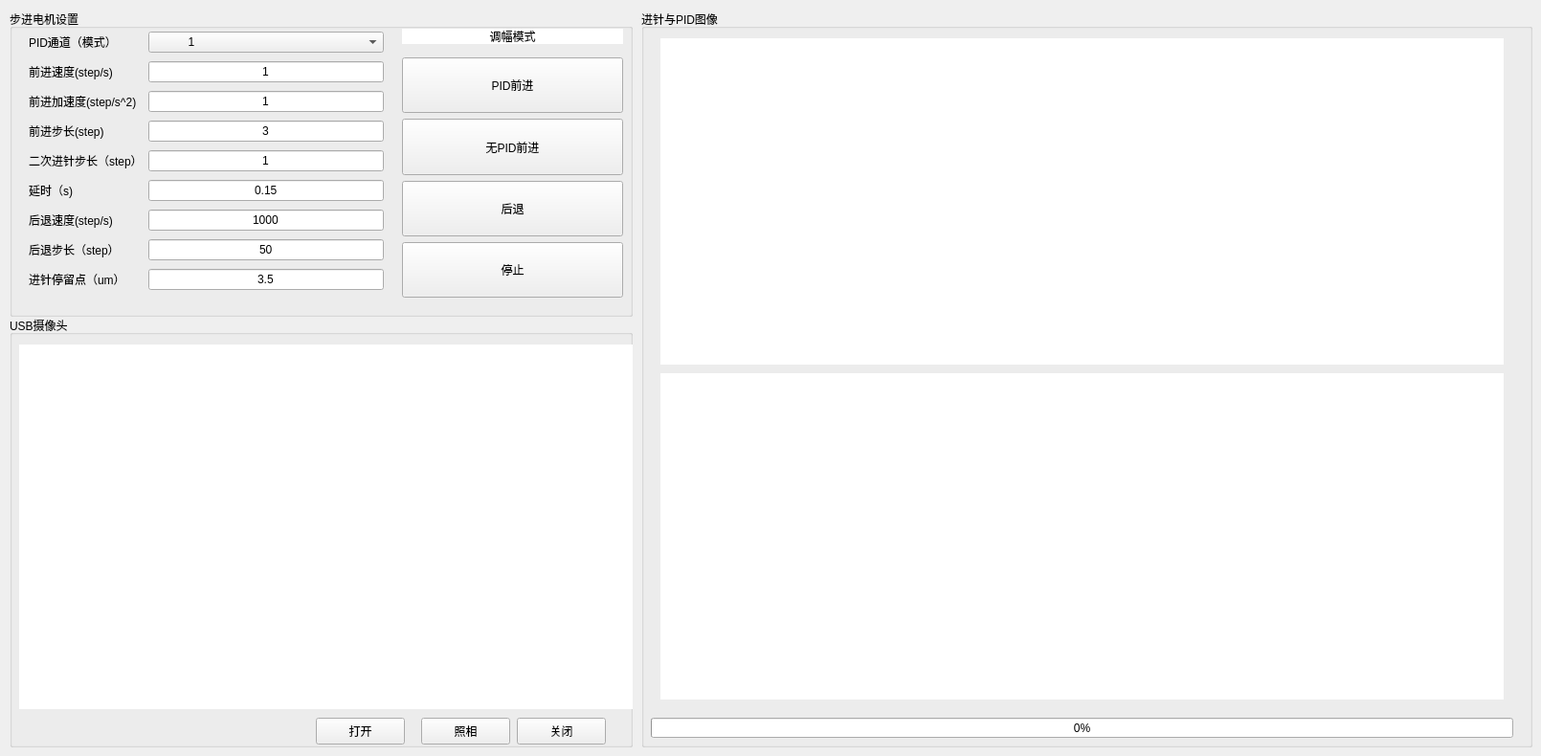
    <widget class="QWidget" name="tab_approach">
     <attribute name="title">
      <string>进针</string>
     </attribute>
     <widget class="QGroupBox" name="groupBox_motor_setting">
      <property name="geometry">
       <rect>
        <x>10</x>
        <y>10</y>
        <width>651</width>
        <height>321</height>
       </rect>
      </property>
      <property name="title">
       <string>步进电机设置</string>
      </property>
      <widget class="QWidget" name="layoutWidget">
       <property name="geometry">
        <rect>
         <x>410</x>
         <y>50</y>
         <width>231</width>
         <height>251</height>
        </rect>
       </property>
       <property name="sizePolicy">
        <sizepolicy hsizetype="Preferred" vsizetype="Preferred">
         <horstretch>0</horstretch>
         <verstretch>0</verstretch>
        </sizepolicy>
       </property>
       <layout class="QGridLayout" name="gridLayout">
        <item row="0" column="0">
         <widget class="QPushButton" name="pushButton_approach">
          <property name="sizePolicy">
           <sizepolicy hsizetype="Minimum" vsizetype="Preferred">
            <horstretch>0</horstretch>
            <verstretch>0</verstretch>
           </sizepolicy>
          </property>
          <property name="text">
           <string>PID前进</string>
          </property>
         </widget>
        </item>
        <item row="1" column="0">
         <widget class="QPushButton" name="pushButton_approach_2">
          <property name="sizePolicy">
           <sizepolicy hsizetype="Minimum" vsizetype="Preferred">
            <horstretch>0</horstretch>
            <verstretch>0</verstretch>
           </sizepolicy>
          </property>
          <property name="text">
           <string>无PID前进</string>
          </property>
         </widget>
        </item>
        <item row="2" column="0">
         <widget class="QPushButton" name="pushButton_back">
          <property name="sizePolicy">
           <sizepolicy hsizetype="Minimum" vsizetype="Preferred">
            <horstretch>0</horstretch>
            <verstretch>0</verstretch>
           </sizepolicy>
          </property>
          <property name="text">
           <string>后退</string>
          </property>
         </widget>
        </item>
        <item row="3" column="0">
         <widget class="QPushButton" name="pushButton_approach_stop">
          <property name="sizePolicy">
           <sizepolicy hsizetype="Minimum" vsizetype="Preferred">
            <horstretch>0</horstretch>
            <verstretch>0</verstretch>
           </sizepolicy>
          </property>
          <property name="text">
           <string>停止</string>
          </property>
         </widget>
        </item>
       </layout>
      </widget>
      <widget class="QLabel" name="label_approach_pid_state">
       <property name="geometry">
        <rect>
         <x>410</x>
         <y>20</y>
         <width>231</width>
         <height>16</height>
        </rect>
       </property>
       <property name="styleSheet">
        <string notr="true">background-color: rgb(255, 255, 255);</string>
       </property>
       <property name="text">
        <string>调幅模式</string>
       </property>
       <property name="alignment">
        <set>Qt::AlignCenter</set>
       </property>
      </widget>
      <widget class="QWidget" name="layoutWidget">
       <property name="geometry">
        <rect>
         <x>20</x>
         <y>20</y>
         <width>371</width>
         <height>281</height>
        </rect>
       </property>
       <layout class="QGridLayout" name="gridLayout_10">
        <item row="0" column="0">
         <widget class="QLabel" name="label_approach_mode">
          <property name="text">
           <string>PID通道（模式）</string>
          </property>
         </widget>
        </item>
        <item row="0" column="1">
         <widget class="QComboBox" name="comboBox_approach_mode">
          <item>
           <property name="text">
            <string>           1</string>
           </property>
          </item>
          <item>
           <property name="text">
            <string>           2</string>
           </property>
          </item>
         </widget>
        </item>
        <item row="1" column="0">
         <widget class="QLabel" name="label_approach_speed">
          <property name="text">
           <string>前进速度(step/s)</string>
          </property>
         </widget>
        </item>
        <item row="1" column="1">
         <widget class="QLineEdit" name="lineEdit_approach_speed">
          <property name="text">
           <string>1</string>
          </property>
          <property name="alignment">
           <set>Qt::AlignCenter</set>
          </property>
         </widget>
        </item>
        <item row="2" column="0">
         <widget class="QLabel" name="label_approach_acceleration">
          <property name="text">
           <string>前进加速度(step/s^2)</string>
          </property>
         </widget>
        </item>
        <item row="2" column="1">
         <widget class="QLineEdit" name="lineEdit_approach_acceleration">
          <property name="text">
           <string>1</string>
          </property>
          <property name="alignment">
           <set>Qt::AlignCenter</set>
          </property>
         </widget>
        </item>
        <item row="3" column="0">
         <widget class="QLabel" name="label_approach_step">
          <property name="text">
           <string>前进步长(step)</string>
          </property>
         </widget>
        </item>
        <item row="3" column="1">
         <widget class="QLineEdit" name="lineEdit_approach_step">
          <property name="text">
           <string>3</string>
          </property>
          <property name="alignment">
           <set>Qt::AlignCenter</set>
          </property>
         </widget>
        </item>
        <item row="4" column="0">
         <widget class="QLabel" name="label_second_approach_step">
          <property name="text">
           <string>二次进针步长（step）</string>
          </property>
         </widget>
        </item>
        <item row="4" column="1">
         <widget class="QLineEdit" name="lineEdit_second_approach_step">
          <property name="text">
           <string>1</string>
          </property>
          <property name="alignment">
           <set>Qt::AlignCenter</set>
          </property>
         </widget>
        </item>
        <item row="5" column="0">
         <widget class="QLabel" name="label_approach_delaytime">
          <property name="text">
           <string>延时（s)</string>
          </property>
         </widget>
        </item>
        <item row="5" column="1">
         <widget class="QLineEdit" name="lineEdit_approach_delaytime">
          <property name="text">
           <string>0.15</string>
          </property>
          <property name="alignment">
           <set>Qt::AlignCenter</set>
          </property>
         </widget>
        </item>
        <item row="6" column="0">
         <widget class="QLabel" name="label_back_speed">
          <property name="text">
           <string>后退速度(step/s)</string>
          </property>
         </widget>
        </item>
        <item row="6" column="1">
         <widget class="QLineEdit" name="lineEdit_back_speed">
          <property name="text">
           <string>1000</string>
          </property>
          <property name="alignment">
           <set>Qt::AlignCenter</set>
          </property>
         </widget>
        </item>
        <item row="7" column="0">
         <widget class="QLabel" name="label_back_step">
          <property name="text">
           <string>后退步长（step）</string>
          </property>
         </widget>
        </item>
        <item row="7" column="1">
         <widget class="QLineEdit" name="lineEdit_back_step">
          <property name="text">
           <string>50</string>
          </property>
          <property name="alignment">
           <set>Qt::AlignCenter</set>
          </property>
         </widget>
        </item>
        <item row="8" column="0">
         <widget class="QLabel" name="label_approach_aux_point">
          <property name="text">
           <string>进针停留点（um）</string>
          </property>
         </widget>
        </item>
        <item row="8" column="1">
         <widget class="QLineEdit" name="lineEdit_approach_aux_point">
          <property name="text">
           <string>3.5</string>
          </property>
          <property name="alignment">
           <set>Qt::AlignCenter</set>
          </property>
         </widget>
        </item>
       </layout>
      </widget>
     </widget>
     <widget class="QGroupBox" name="groupBox_usb_camera">
      <property name="geometry">
       <rect>
        <x>10</x>
        <y>330</y>
        <width>651</width>
        <height>451</height>
       </rect>
      </property>
      <property name="title">
       <string>USB摄像头</string>
      </property>
      <widget class="QPushButton" name="pushButton_usb_camera_open">
       <property name="geometry">
        <rect>
         <x>320</x>
         <y>420</y>
         <width>93</width>
         <height>28</height>
        </rect>
       </property>
       <property name="text">
        <string>打开</string>
       </property>
      </widget>
      <widget class="QPushButton" name="pushButton_usb_camera_close">
       <property name="geometry">
        <rect>
         <x>530</x>
         <y>420</y>
         <width>93</width>
         <height>28</height>
        </rect>
       </property>
       <property name="text">
        <string>关闭</string>
       </property>
      </widget>
      <widget class="QPushButton" name="pushButton_usb_camera_take">
       <property name="geometry">
        <rect>
         <x>430</x>
         <y>420</y>
         <width>93</width>
         <height>28</height>
        </rect>
       </property>
       <property name="text">
        <string>照相</string>
       </property>
      </widget>
      <widget class="QLabel" name="label_use_camera">
       <property name="geometry">
        <rect>
         <x>10</x>
         <y>30</y>
         <width>641</width>
         <height>381</height>
        </rect>
       </property>
       <property name="styleSheet">
        <string notr="true">background-color: rgb(255, 255, 255);</string>
       </property>
       <property name="text">
        <string/>
       </property>
      </widget>
     </widget>
     <widget class="QGroupBox" name="groupBox_approach">
      <property name="geometry">
       <rect>
        <x>670</x>
        <y>10</y>
        <width>931</width>
        <height>771</height>
       </rect>
      </property>
      <property name="title">
       <string>进针与PID图像</string>
      </property>
      <widget class="QProgressBar" name="progressBar_approach">
       <property name="geometry">
        <rect>
         <x>10</x>
         <y>740</y>
         <width>901</width>
         <height>21</height>
        </rect>
       </property>
       <property name="value">
        <number>0</number>
       </property>
      </widget>
      <widget class="QLabel" name="label_approach_picture">
       <property name="geometry">
        <rect>
         <x>20</x>
         <y>30</y>
         <width>881</width>
         <height>341</height>
        </rect>
       </property>
       <property name="styleSheet">
        <string notr="true">background-color: rgb(255, 255, 255);</string>
       </property>
       <property name="text">
        <string/>
       </property>
      </widget>
      <widget class="QLabel" name="label_approach_pid_picture">
       <property name="geometry">
        <rect>
         <x>20</x>
         <y>380</y>
         <width>881</width>
         <height>341</height>
        </rect>
       </property>
       <property name="styleSheet">
        <string notr="true">background-color: rgb(255, 255, 255);</string>
       </property>
       <property name="text">
        <string/>
       </property>
      </widget>
     </widget>
    </widget>
